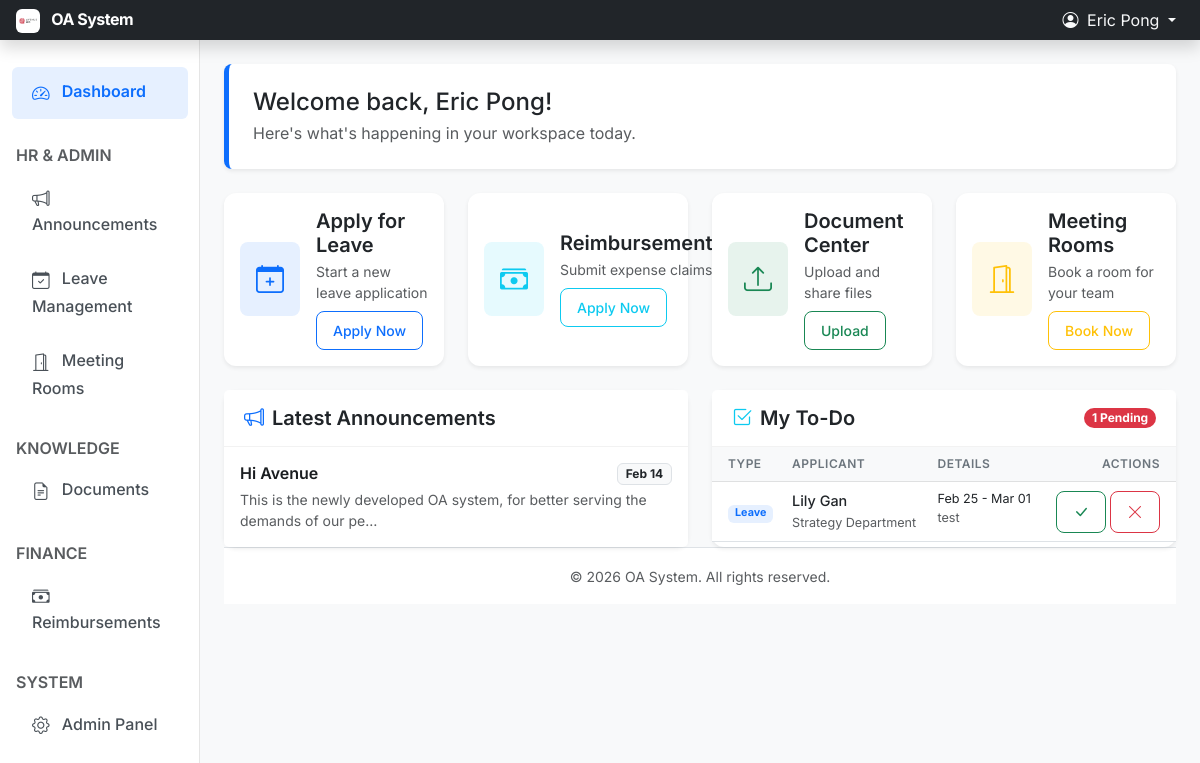
/ (signed in), run on an earlier commit of the app's database.
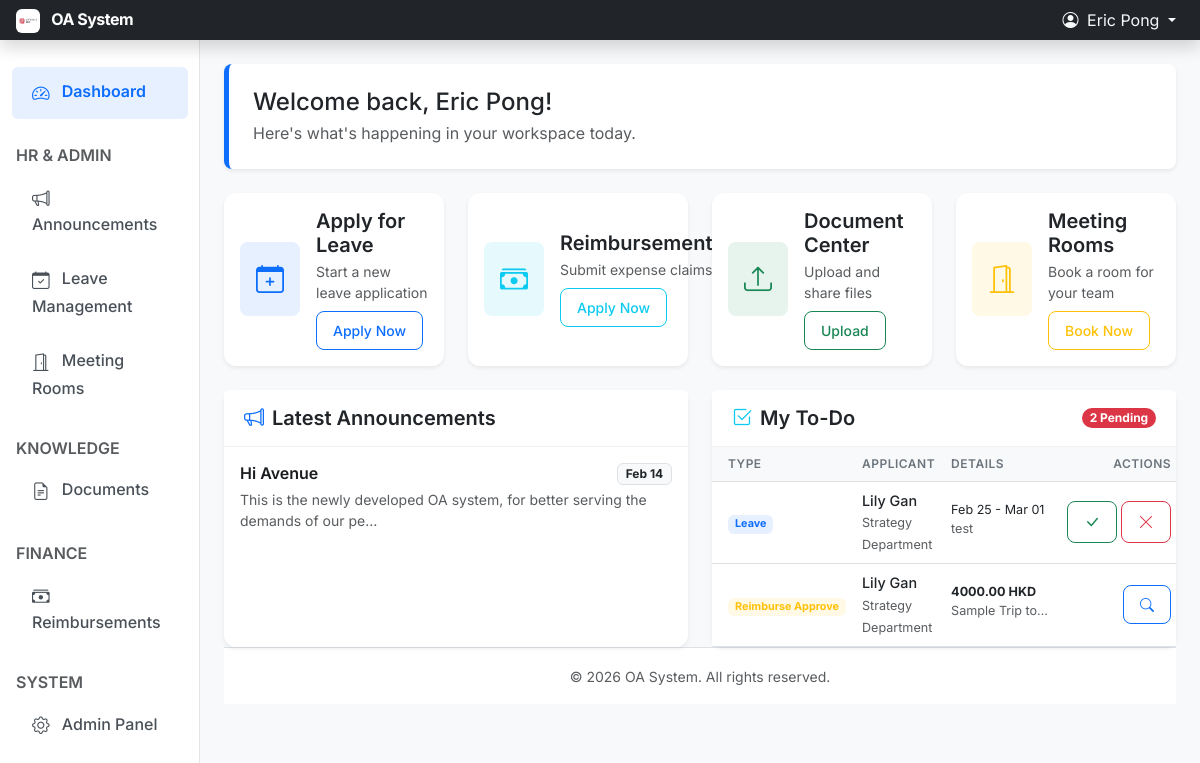
And on a later commit of the database.
### apps/admin_office/models.py (models this page shows, shortened)
class Notice(models.Model):
    title = models.CharField(_("Title"), max_length=200)
    content = models.TextField(_("Content"))
    author = models.ForeignKey(
        settings.AUTH_USER_MODEL,
        verbose_name=_("Author"),
        on_delete=models.CASCADE
    )
    published_at = models.DateTimeField(_("Published At"), auto_now_add=True)
    is_published = models.BooleanField(_("Published"), default=True)
    class Meta:
        verbose_name = _("Notice")
        verbose_name_plural = _("Notices")
        ordering = ['-published_at']

### apps/hr/models.py (models this page shows, shortened)
class LeaveApplication(models.Model):
    STATUS_DRAFT = 'draft'
    STATUS_PENDING = 'pending'
    STATUS_APPROVED = 'approved'
    STATUS_REJECTED = 'rejected'
    STATUS_CHOICES = (
        (STATUS_DRAFT, _('Draft')),
        (STATUS_PENDING, _('Pending')),
        (STATUS_APPROVED, _('Approved')),
        (STATUS_REJECTED, _('Rejected')),
    )
    TYPE_SICK = 'sick'
    TYPE_ANNUAL = 'annual'
    TYPE_PERSONAL = 'personal'
    TYPE_BIRTHDAY = 'birthday'
    TYPE_MATERNITY = 'maternity'
    TYPE_PATERNITY = 'paternity'
    TYPE_COMPASSIONATE = 'compassionate'
    TYPE_NO_PAY = 'no_pay'
    TYPE_CHOICES = (
        (TYPE_SICK, _('Sick Leave')),
        (TYPE_ANNUAL, _('Annual Leave')),
        (TYPE_PERSONAL, _('Personal Leave')),
        (TYPE_BIRTHDAY, _('Birthday Leave')),
        (TYPE_MATERNITY, _('Maternity Leave')),
        (TYPE_PATERNITY, _('Paternity Leave')),
        (TYPE_COMPASSIONATE, _('Compassionate Leave')),
        (TYPE_NO_PAY, _('No Pay Leave')),
    )
    applicant = models.ForeignKey(
        settings.AUTH_USER_MODEL,
        verbose_name=_("Applicant"),
        on_delete=models.CASCADE,
        related_name='leave_applications'
    )
    leave_type = models.CharField(_("Leave Type"), max_length=20, choices=TYPE_CHOICES, default=TYPE_SICK)
    start_date = models.DateField(_("Start Date"))
    end_date = models.DateField(_("End Date"))
    reason = models.TextField(_("Reason"))
    status = FSMField(_("Status"), default=STATUS_DRAFT, choices=STATUS_CHOICES, protected=True)
    reviewer = models.ForeignKey(
        settings.AUTH_USER_MODEL,
        verbose_name=_("Reviewer"),
        on_delete=models.SET_NULL,
        null=True,
        blank=True,
        related_name='leaves_to_review'
    )
    created_at = models.DateTimeField(auto_now_add=True)
    updated_at = models.DateTimeField(auto_now=True)
    class Meta:
        verbose_name = _("Leave Application")
        verbose_name_plural = _("Leave Applications")
        ordering = ['-created_at']

### apps/core/models.py (models this page shows, shortened)
class User(AbstractUser):
    employee_id = models.CharField(_("Employee ID"), max_length=20, unique=True, null=True, blank=True)
    department = models.ForeignKey(
        Department,
        verbose_name=_("Department"),
        on_delete=models.SET_NULL,
        null=True,
        blank=True,
        related_name="members"
    )
    position = models.CharField(_("Position"), max_length=100, blank=True)
    phone = models.CharField(_("Phone"), max_length=20, blank=True)
    class Meta:
        verbose_name = _("User")
        verbose_name_plural = _("Users")

class Department(models.Model):
    name = models.CharField(_("Department Name"), max_length=100)
    parent = models.ForeignKey(
        "self",
        verbose_name=_("Parent Department"),
        on_delete=models.SET_NULL,
        null=True,
        blank=True,
        related_name="children"
    )
    manager = models.ForeignKey(
        "core.User",
        verbose_name=_("Department Manager"),
        on_delete=models.SET_NULL,
        null=True,
        blank=True,
        related_name="managed_departments"
    )
    created_at = models.DateTimeField(auto_now_add=True)
    updated_at = models.DateTimeField(auto_now=True)
    class Meta:
        verbose_name = _("Department")
        verbose_name_plural = _("Departments")

### apps/finance/models.py (models this page shows, shortened)
class ReimbursementRequest(models.Model):
    STATUS_CHOICES = (
        ('DRAFT', 'Draft'),
        ('SUBMITTED', 'Submitted'),
        ('CHECKED', 'Checked'),
        ('APPROVED', 'Approved'),
        ('REJECTED', 'Rejected'),
        ('PAID', 'Paid'),
    )
    requester = models.ForeignKey(
        settings.AUTH_USER_MODEL,
        on_delete=models.CASCADE,
        related_name='reimbursements',
        verbose_name=_("Requester")
    )
    title = models.CharField(_("Title"), max_length=200, help_text=_("E.g., Business Trip to Tokyo"))
    description = models.TextField(_("Description"), blank=True)
    status = models.CharField(_("Status"), max_length=20, choices=STATUS_CHOICES, default='DRAFT')
    checker = models.ForeignKey(
        settings.AUTH_USER_MODEL,
        on_delete=models.SET_NULL,
        null=True,
        blank=True,
        related_name='checked_reimbursements',
        verbose_name=_("Checker")
    )
    checked_at = models.DateTimeField(_("Checked At"), null=True, blank=True)
    approver = models.ForeignKey(
        settings.AUTH_USER_MODEL,
        on_delete=models.SET_NULL,
        null=True,
        blank=True,
        related_name='approved_reimbursements',
        verbose_name=_("Approver")
    )
    rejection_reason = models.TextField(_("Rejection Reason"), blank=True)
    created_at = models.DateTimeField(auto_now_add=True)
    updated_at = models.DateTimeField(auto_now=True)
    class Meta:
        verbose_name = _("Reimbursement Request")
        verbose_name_plural = _("Reimbursement Requests")
        ordering = ['-created_at']
        permissions = [
            ("can_check_reimbursement", "Can check reimbursement requests"),
        ]
    @property
    def total_amount(self):
        return sum(item.converted_amount for item in self.items.all())

class ExpenseItem(models.Model):
    EXPENSE_TYPES = (
        ('HOTEL', 'Hotel'),
        ('DINING', 'Dining'),
        ('TRAVEL', 'Travel'),
        ('MISC', 'Miscellaneous'),
    )
    CURRENCY_CHOICES = (
        ('HKD', 'HKD'),
        ('USD', 'USD'),
        ('CNY', 'CNY'),
        ('EUR', 'EUR'),
        ('GBP', 'GBP'),
        ('JPY', 'JPY'),
        ('OTHER', 'Other'),
    )
    request = models.ForeignKey(
        ReimbursementRequest,
        on_delete=models.CASCADE,
        related_name='items',
        verbose_name=_("Reimbursement Request")
    )
    expense_date = models.DateField(_("Date of Expense"))
    expense_type = models.CharField(_("Type"), max_length=20, choices=EXPENSE_TYPES)
    amount = models.DecimalField(_("Amount"), max_digits=12, decimal_places=2)
    currency = models.CharField(_("Currency"), max_length=10, choices=CURRENCY_CHOICES, default='HKD')
    exchange_rate = models.DecimalField(
        _("Exchange Rate"),
        max_digits=10,
        decimal_places=4,
        default=1.0000,
        help_text=_("Exchange rate to HKD (Base Currency)")
    )
    description = models.CharField(_("Description"), max_length=255, blank=True)
    attachment = models.FileField(
        _("Receipt/Invoice"),
        upload_to='finance/receipts/%Y/%m/',
        blank=True,
        null=True
    )
    class Meta:
        verbose_name = _("Expense Item")
        verbose_name_plural = _("Expense Items")
        ordering = ['expense_date']
    @property
    def converted_amount(self):
        if self.amount and self.exchange_rate:
            return round(self.amount * self.exchange_rate, 2)
        return Decimal('0.00')

### apps/core/views.py (the view, shortened to what this page needs)
# urls.py: path("", index, name='index'),
@login_required
def index(request):
    notices = Notice.objects.filter(is_published=True).order_by('-published_at')[:5]
    pending_leaves = get_pending_leaves_for_approver(request.user)
    pending_reimbursements = []
    checked_requests = ReimbursementRequest.objects.filter(status='CHECKED')
    for req in checked_requests:
        approver = get_approver_for_reimbursement(req)
        if approver == request.user or request.user.is_superuser:
            req.todo_type = 'reimbursement_approve'
            pending_reimbursements.append(req)
    for leave in pending_leaves:
        leave.todo_type = 'leave_approve'
    todo_list = list(pending_leaves) + list(pending_reimbursements)
    has_todo = len(todo_list) > 0
    return render(
        request,
        'index.html',
        {
            'notices': notices,
            'todo_list': todo_list,
            'has_todo': has_todo,
            'can_approve': has_todo # Keeping for backward compatibility if needed, but logic changed
        },
    )

### apps/core/views.py (called while the page is built)
def get_approver_for_reimbursement(reimbursement):
    requester = reimbursement.requester
    if not requester.department:
        return None
    if requester.department.manager != requester:
        return requester.department.manager
    if requester.department.parent:
        return requester.department.parent.manager
    return None

### apps/hr/permissions.py (called while the page is built)
def get_pending_leaves_for_approver(user):
    if user.is_superuser:
        return LeaveApplication.objects.filter(status=LeaveApplication.STATUS_PENDING)
    managed_depts = getattr(user, 'managed_departments', None)
    if not managed_depts:
        return LeaveApplication.objects.none()
    q_managed = Q(applicant__department__in=managed_depts.all())
    q_child_manager = Q(applicant__department__parent__in=managed_depts.all()) & Q(applicant__department__manager=F('applicant'))
    return LeaveApplication.objects.filter(
        Q(status=LeaveApplication.STATUS_PENDING) &
        (q_managed | q_child_manager)
    ).exclude(applicant=user)

### templates/index.html (shortened to what the changed rows need)
{% extends 'base.html' %}
{% block content %}
<div class="row mb-4">
    <div class="col-12">
        <div class="p-4 rounded-3 bg-white shadow-sm border-start border-5 border-primary">
            <h2 class="h4 mb-1">Welcome back, {{ user.get_full_name|default:user.username }}!</h2>
        </div>
    </div>
</div>
<div class="row g-4">
    <div class="col-lg-6">
        <div class="card shadow-sm h-100">
            <div class="list-group list-group-flush">
                {% for notice in notices %}
                <a href="{% url 'admin_office:notice_detail' notice.pk %}" class="list-group-item list-group-item-action px-3 py-3">
                    <div class="d-flex w-100 justify-content-between align-items-center mb-1">
                        <h6 class="mb-0 fw-semibold">{{ notice.title }}</h6>
                        <span class="badge bg-light text-dark border">{{ notice.published_at|date:"M d" }}</span>
                    </div>
                    <p class="mb-0 text-muted small">{{ notice.content|striptags|truncatechars:80 }}</p>
                </a>
                {% empty %}
                <div class="list-group-item text-center text-muted py-5">
                    <i class="bi bi-inbox fs-4 d-block mb-2"></i>
                    No announcements yet
                </div>
                {% endfor %}
            </div>
        </div>
    </div>
    <div class="col-lg-6">
        <div class="card shadow-sm h-100">
            <div class="card-header bg-white py-3 d-flex justify-content-between align-items-center">
                <h5 class="card-title mb-0 d-flex align-items-center">
                    <i class="bi bi-check2-square me-2 text-info"></i> My To-Do
                </h5>
                {% if has_todo %}
                <span class="badge bg-danger rounded-pill">{{ todo_list|length }} Pending</span>
                {% endif %}
            </div>
            {% if has_todo %}
              <div class="table-responsive">
                <table class="table table-hover align-middle mb-0">
                  <thead class="table-light">
                    <tr>
                      <th class="ps-3">Type</th>
                      <th>Applicant</th>
                      <th>Details</th>
                      <th class="text-end pe-3">Actions</th>
                    </tr>
                  </thead>
                  <tbody>
                    {% for item in todo_list %}
                      <tr>
                        <td class="ps-3">
                            {% if item.todo_type == 'leave_approve' %}
                                <span class="badge bg-primary bg-opacity-10 text-primary">Leave</span>
                            {% elif item.todo_type == 'reimbursement_check' %}
                                <span class="badge bg-info bg-opacity-10 text-info">Reimburse Check</span>
                            {% elif item.todo_type == 'reimbursement_approve' %}
                                <span class="badge bg-warning bg-opacity-10 text-warning">Reimburse Approve</span>
                            {% endif %}
                        </td>
                        <td>
                            {% if item.todo_type == 'leave_approve' %}
                                <div class="fw-medium">{{ item.applicant.get_full_name|default:item.applicant.username }}</div>
                                <small class="text-muted">{{ item.applicant.department.name|default:"-" }}</small>
                            {% else %}
                                <div class="fw-medium">{{ item.requester.get_full_name|default:item.requester.username }}</div>
                                <small class="text-muted">{{ item.requester.department.name|default:"-" }}</small>
                            {% endif %}
                        </td>
                        <td>
                            {% if item.todo_type == 'leave_approve' %}
                                <div class="small">{{ item.start_date|date:"M d" }} - {{ item.end_date|date:"M d" }}</div>
                                <small class="text-muted d-inline-block text-truncate" style="max-width: 100px;" title="{{ item.reason }}">{{ item.reason }}</small>
                            {% else %}
                                <div class="small fw-bold">{{ item.total_amount }} HKD</div>
                                <small class="text-muted d-inline-block text-truncate" style="max-width: 100px;" title="{{ item.description }}">{{ item.title }}</small>
                            {% endif %}
                        </td>
                        <td class="text-end pe-3">
                          <div class="btn-group btn-group-sm">
                            {% if item.todo_type == 'leave_approve' %}
                                <form action="{% url 'hr:leave_approve' item.pk %}" method="post" class="d-inline">
                                  <button type="submit" class="btn btn-outline-success" title="Approve" onclick="return confirm('Confirm approval?')">
                                    <i class="bi bi-check-lg"></i>
                                  </button>
                                </form>
                                <form action="{% url 'hr:leave_reject' item.pk %}" method="post" class="d-inline ms-1">
                                  <button type="submit" class="btn btn-outline-danger" title="Reject" onclick="return confirm('Confirm rejection?')">
                                    <i class="bi bi-x-lg"></i>
                                  </button>
                                </form>
                            {% elif item.todo_type == 'reimbursement_check' %}
                                <a href="{% url 'finance:reimbursement_detail' item.pk %}" class="btn btn-outline-primary" title="Check">
                                    <i class="bi bi-search"></i>
                                </a>
                            {% elif item.todo_type == 'reimbursement_approve' %}
                                <a href="{% url 'finance:reimbursement_detail' item.pk %}" class="btn btn-outline-primary" title="Review">
                                    <i class="bi bi-search"></i>
                                </a>
                            {% endif %}
                          </div>
                        </td>
                      </tr>
                    {% endfor %}
                  </tbody>
                </table>
              </div>
            {% else %}
              <div class="card-body text-center py-5">
                  <i class="bi bi-list-check fs-4 d-block mb-2 text-muted"></i>
                  <p class="text-muted mb-0">No pending tasks</p>
              </div>
            {% endif %}
        </div>
    </div>
</div>
{% endblock %}

What changed in the data, as far as the page shows it:
added ReimbursementRequest: shows "Reimburse Approve", requester.get_full_name "Lily Gan", requester.department.name "Strategy Department", total_amount "4000.00", title "Sample Trip to…"
Also different on the page:
{{ todo_list|length }}: "1" → "2"
